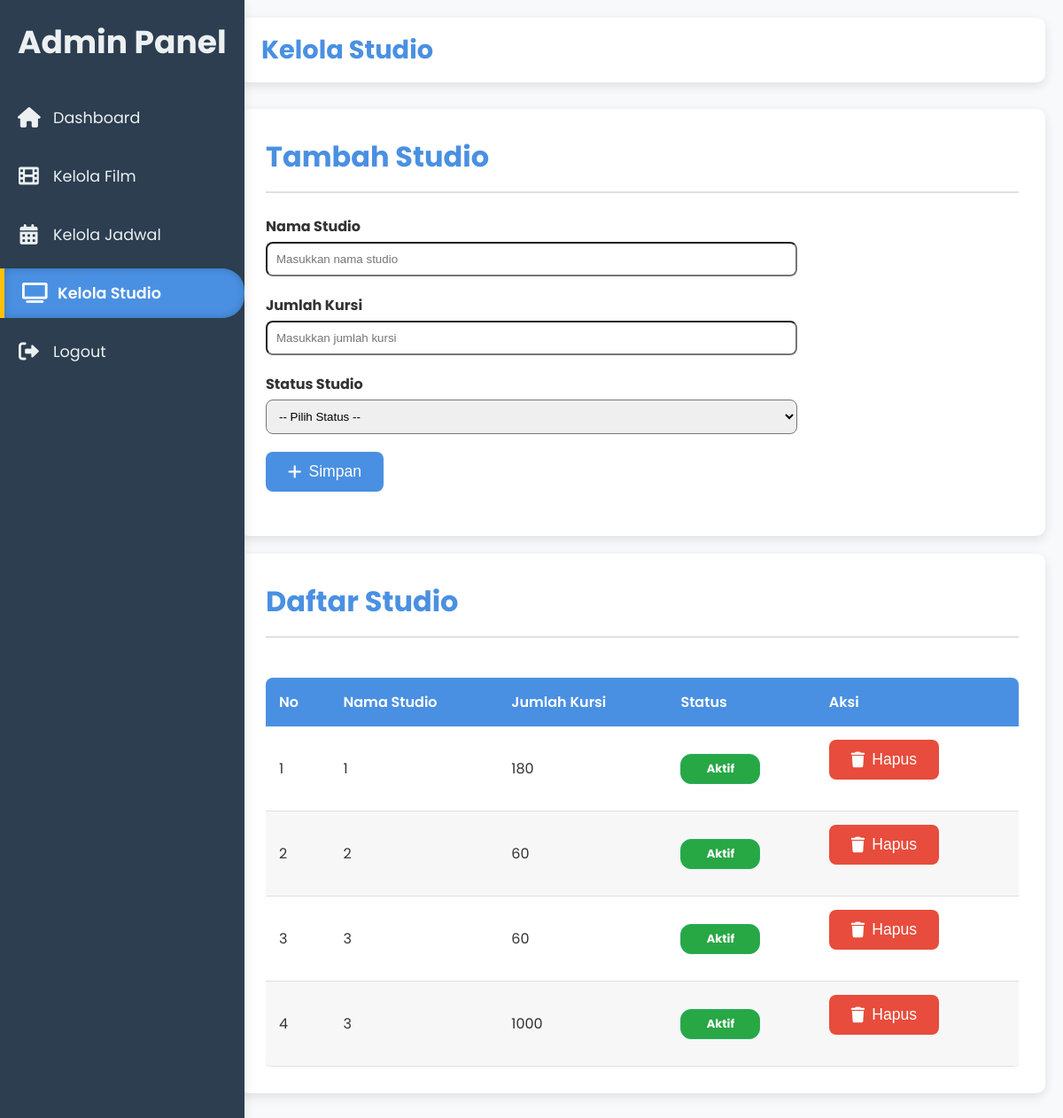
The page /views/admin/kelola_studio.php (signed in) on the database its author committed.
### tables this page shows
CREATE TABLE `studios` (
  `id` int(10) UNSIGNED NOT NULL,
  `nama_studio` varchar(80) NOT NULL,
  `jumlah_kursi` smallint(5) UNSIGNED NOT NULL,
  `status` varchar(20) NOT NULL,
  `created_at` timestamp NOT NULL DEFAULT current_timestamp()
);

### models/Studio.php (called while the page is built, shortened)
<?php
class Studio {
    public static function semua($conn) {
        $result = $conn->query("SELECT * FROM studios");
        return $result->fetch_all(MYSQLI_ASSOC);
    }
}
?>

### views/admin/kelola_studio.php (the view, shortened to what this page needs)
<?php
require_once '../../db/koneksi.php';
require_once '../../models/Studio.php';
$studioList = Studio::semua($conn);
?>
<!DOCTYPE html>
<html lang="id">
<head>
  <link rel="stylesheet" href="admin_dashboard.css" />
  <link rel="stylesheet" href="https://cdnjs.cloudflare.com/ajax/libs/font-awesome/6.0.0-beta3/css/all.min.css" />
</head>
<body>
  <div class="sidebar">
    <div class="sidebar-header">
      <h2>Admin Panel</h2>
    </div>
    <ul class="nav-links">
      <li><a href="dashboard.php"><i class="fas fa-home"></i> <span>Dashboard</span></a></li>
      <li><a href="kelola_film.php"><i class="fas fa-film"></i> <span>Kelola Film</span></a></li>
      <li><a href="kelola_jadwal.php"><i class="fas fa-calendar-alt"></i> <span>Kelola Jadwal</span></a></li>
      <li><a href="kelola_studio.php" class="active"><i class="fas fa-tv"></i> <span>Kelola Studio</span></a></li>
      <li><a href="/bioskop-app/views/admin/logout_admin.php"><i class="fas fa-sign-out-alt"></i> <span>Logout</span>
  </a>
</li>
    </ul>
  </div>
  <div class="main-content">
    <header class="navbar">
      <h1>Kelola Studio</h1>
    </header>
    <div class="content-section">
        <h2>Tambah Studio</h2>
        <form method="POST" class="form-flex" style="display: flex; flex-direction: column; gap: 20px; max-width: 600px;">
            <div style="display: flex; flex-direction: column;">
                <label for="nama_studio" style="font-weight: bold; margin-bottom: 5px;">Nama Studio</label>
                <input type="text" name="nama_studio" id="nama_studio" placeholder="Masukkan nama studio" required class="form-input" style="padding: 10px; border-radius: 8px;">
            </div>
            <div style="display: flex; flex-direction: column;">
                <label for="jumlah_kursi" style="font-weight: bold; margin-bottom: 5px;">Jumlah Kursi</label>
                <input type="number" name="jumlah_kursi" id="jumlah_kursi" placeholder="Masukkan jumlah kursi" required class="form-input" style="padding: 10px; border-radius: 8px;">
            </div>
            <div style="display: flex; flex-direction: column;">
                <label for="status" style="font-weight: bold; margin-bottom: 5px;">Status Studio</label>
                <select name="status" id="status" required class="form-input" style="padding: 10px; border-radius: 8px;">
                    <option value="" disabled selected>-- Pilih Status --</option>
                </select>
            </div>
            <button type="submit" class="btn primary-btn" name="simpan" style="padding: 12px 25px; align-self: flex-start;">
                <i class="fas fa-plus"></i> Simpan
            </button>
        </form>
    </div>
    <div class="content-section">
      <h2>Daftar Studio</h2>
      <div class="table-container">
        <table>
          <thead>
            <tr>
              <th>No</th>
              <th>Nama Studio</th>
              <th>Jumlah Kursi</th>
              <th>Status</th>
              <th>Aksi</th>
            </tr>
          </thead>
          <tbody>
            <?php $no = 1; foreach ($studioList as $studio): ?>
              <tr>
                <td><?= $no++ ?></td>
                <td><?= htmlspecialchars($studio['nama_studio']) ?></td>
                <td><?= $studio['jumlah_kursi'] ?></td>
                <td>
                  <?php
                  $status = strtolower(trim($studio['status']));
                  if ($status === 'aktif') {
                    echo '<span class="status-badge active-status">Aktif</span>';
                  } elseif ($status === 'tidak') {
                    echo '<span class="status-badge inactive-status">Tidak Aktif</span>';
                  } else {
                    echo '<span class="status-badge" style="background-color: gray;">Tidak Diketahui</span>';
                  }
                  ?>
                </td>
                <td>
                  <form method="POST" style="display:inline-block;" onsubmit="return confirm('Yakin ingin menghapus studio ini?');">
                    <button type="submit" class="btn danger-btn"><i class="fas fa-trash"></i> Hapus</button>
                  </form>
                </td>
              </tr>
            <?php endforeach; ?>
          </tbody>
        </table>
      </div>
    </div>
  </div>
</body>
</html>

### views/admin/admin_dashboard.css (style rules this page uses)
:root { --primary-color: #4A90E2; --secondary-color: #50B3A2; --accent-color: #FFC107; --danger-color: #E74C3C; --info-color: #2ECC71; --text-color: #333; --bg-color: #F8F9FA; --card-bg: #FFFFFF; --sidebar-bg: #2C3E50; --sidebar-text: #ECF0F1; --border-color: #E0E0E0; --shadow: 0 4px 12px rgba(0, 0, 0, 0.1); --hover-shadow: 0 6px 16px rgba(0, 0, 0, 0.15); }
* { margin: 0; padding: 0; box-sizing: border-box; }
body { font-family: 'Poppins', sans-serif; background-color: var(--bg-color); color: var(--text-color); display: flex; min-height: 100vh; overflow-x: hidden; }
.sidebar { width: 285 px; background-color: var(--sidebar-bg); color: var(--sidebar-text); padding: 20px 0; display: flex; flex-direction: column; box-shadow: var(--shadow); transition: all 0.3s ease-in-out; position: fixed; height: 100%; z-index: 1000; }
.sidebar-header { text-align: center; margin-bottom: 30px; padding: 0 20px; font-size: 1.5em; font-weight: 600; white-space: nowrap; overflow: hidden; text-overflow: ellipsis; }
.nav-links { list-style: none; flex-grow: 1; }
.nav-links li { margin-bottom: 10px; }
.nav-links a { display: flex; align-items: center; padding: 15px 20px; color: var(--sidebar-text); text-decoration: none; font-size: 1.1em; transition: background-color 0.3s ease, color 0.3s ease, padding-left 0.3s ease; border-radius: 0 25px 25px 0; position: relative; overflow: hidden; }
.nav-links a i { margin-right: 15px; font-size: 1.3em; width: 25px; text-align: center; }
.nav-links a::before { content: ''; position: absolute; top: 0; left: -100%; width: 100%; height: 100%; background-color: rgba(255, 255, 255, 0.1); transition: left 0.3s ease; z-index: -1; }
.nav-links a.active { background-color: var(--primary-color); color: var(--card-bg); border-left: 5px solid var(--accent-color); font-weight: 600; box-shadow: inset 0 0 10px rgba(0, 0, 0, 0.2); }
.main-content { margin-left: 250px; flex-grow: 1; padding: 20px; transition: margin-left 0.3s ease-in-out; }
.navbar { background-color: var(--card-bg); padding: 15px 25px; border-radius: 10px; box-shadow: var(--shadow); display: flex; align-items: center; justify-content: space-between; margin-bottom: 30px; }
.navbar h1 { font-size: 1.8em; color: var(--primary-color); margin: 0; }
.content-section { background-color: var(--card-bg); padding: 30px; border-radius: 10px; box-shadow: var(--shadow); margin-bottom: 20px; display: block; }
.content-section h2 { color: var(--primary-color); margin-bottom: 25px; font-size: 2em; border-bottom: 2px solid var(--border-color); padding-bottom: 15px; }
.btn { padding: 12px 25px; border-radius: 8px; font-size: 1.1em; cursor: pointer; border: none; outline: none; transition: all 0.3s ease; display: inline-flex; align-items: center; justify-content: center; text-decoration: none; font-weight: 500; margin-right: 10px; margin-bottom: 20px; }
.btn i { margin-right: 8px; }
.primary-btn { background-color: var(--primary-color); color: white; }
.danger-btn { background-color: var(--danger-color); color: white; }
.table-container { overflow-x: auto; margin-top: 20px; }
table { width: 100%; border-collapse: collapse; margin-top: 20px; background-color: var(--card-bg); border-radius: 8px; overflow: hidden; box-shadow: var(--shadow); }
table thead { background-color: var(--primary-color); color: white; }
table th { padding: 15px; text-align: left; font-weight: 600; }
table td { padding: 15px; border-bottom: 1px solid var(--border-color); color: var(--text-color); }
table tbody tr:nth-child(even) { background-color: rgba(0, 0, 0, 0.03); }
.status-badge { display: inline-block; padding: 5px 10px; border-radius: 20px; font-size: 0.9em; font-weight: 600; text-align: center; min-width: 90px; }
.active-status { background-color: #e6ffee; color: #27ae60; border: 1px solid #27ae60; }

### views/admin/kelola_studio.php (style rules this page uses)
.status-badge { padding: 6px 12px; border-radius: 12px; color: white; font-size: 13px; font-weight: bold; display: inline-block; }
.active-status { background-color: #28a745; }

### rows shown on the page
studios: nama_studio "1", jumlah_kursi "180", status "Aktif"
studios: nama_studio "2", jumlah_kursi "60", status "Aktif"
studios: nama_studio "3", jumlah_kursi "60", status "Aktif"
studios: nama_studio "3", jumlah_kursi "1000", status "Aktif"
